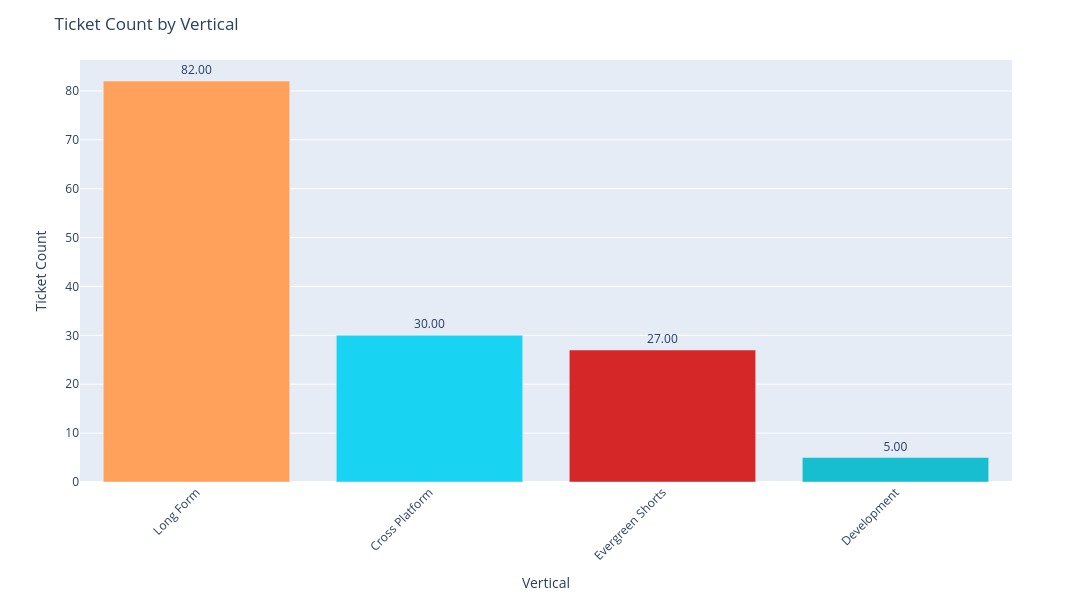

The code cell stored with this chart in its notebook:
### Code cell
plotly_barplots(tickets_by_vertical, 'Vertical', 'Ticket Count', show_color_palette)

### Figure 1 — Plotly figure (JSON) as saved in the notebook; plotly's stock layout.template omitted (floating-point values rounded to 4 significant figures)
{"data": [{"hovertemplate": "Vertical=%{x}<br>Ticket Count=%{y}<extra></extra>", "legendgroup": "Long Form", "marker": {"color": "#FFA15A", "pattern": {"shape": ""}}, "name": "Long Form", "orientation": "v", "showlegend": true, "textposition": "outside", "texttemplate": "%{y:.2f}", "type": "bar", "x": ["Long Form"], "xaxis": "x", "y": [82], "yaxis": "y"}, {"hovertemplate": "Vertical=%{x}<br>Ticket Count=%{y}<extra></extra>", "legendgroup": "Cross Platform", "marker": {"color": "#19d3f3", "pattern": {"shape": ""}}, "name": "Cross Platform", "orientation": "v", "showlegend": true, "textposition": "outside", "texttemplate": "%{y:.2f}", "type": "bar", "x": ["Cross Platform"], "xaxis": "x", "y": [30], "yaxis": "y"}, {"hovertemplate": "Vertical=%{x}<br>Ticket Count=%{y}<extra></extra>", "legendgroup": "Evergreen Shorts", "marker": {"color": "#d62728", "pattern": {"shape": ""}}, "name": "Evergreen Shorts", "orientation": "v", "showlegend": true, "textposition": "outside", "texttemplate": "%{y:.2f}", "type": "bar", "x": ["Evergreen Shorts"], "xaxis": "x", "y": [27], "yaxis": "y"}, {"hovertemplate": "Vertical=%{x}<br>Ticket Count=%{y}<extra></extra>", "legendgroup": "Development", "marker": {"color": "#17becf", "pattern": {"shape": ""}}, "name": "Development", "orientation": "v", "showlegend": true, "textposition": "outside", "texttemplate": "%{y:.2f}", "type": "bar", "x": ["Development"], "xaxis": "x", "y": [5], "yaxis": "y"}], "layout": {"barmode": "relative", "height": 600, "legend": {"title": {"text": "Vertical"}, "tracegroupgap": 0}, "margin": {"t": 60}, "showlegend": false, "title": {"text": "Ticket Count by Vertical"}, "uniformtext": {"minsize": 8, "mode": "hide"}, "width": 1200, "xaxis": {"anchor": "y", "categoryarray": ["Long Form", "Cross Platform", "Evergreen Shorts", "Development"], "categoryorder": "array", "domain": [0, 1], "tickangle": -45, "title": {"text": "Vertical"}}, "yaxis": {"anchor": "x", "domain": [0, 1], "title": {"text": "Ticket Count"}}}}
